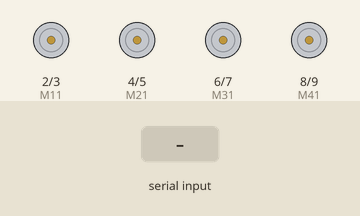
The sketch below on a simulated Arduino Uno, built with avr-gcc and run on an emulated ATmega328P. Shown: motor-driver pin pairs drawn as motors (green arrow = first pin HIGH = forward, orange = second pin HIGH = backward, longer = more drive). The test bench sets the inputs (shaded band). What the sketch prints to the serial monitor is not drawn.

Above: at 1.2 s.
1.3 s: "A" received over Serial
At 1.6 s:
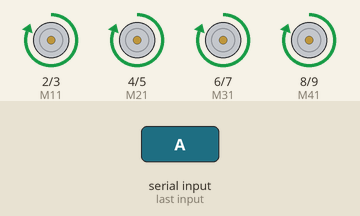
2.8 s: "B" received over Serial
At 4.0 s:
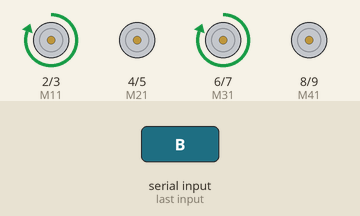
4.3 s: "C" received over Serial
At 5.1 s:
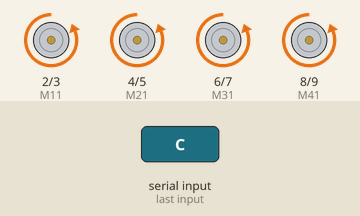
5.8 s: "D" received over Serial
At 6.3 s:
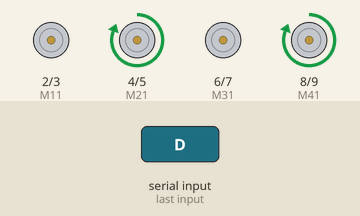
Timing chart, 0 to 8.3 s (numbered marks = the images above; inputs shaded):
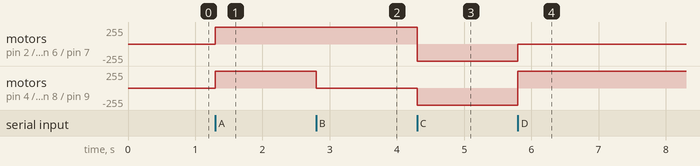

The sketch:

Humanoid_Robot.ino
```cpp
int M11 = 2;
int M12 = 3;
int M21 = 4;
int M22 = 5;
int M31 = 6;
int M32 = 7;
int M41 = 8;
int M42 = 9;

char a,b,c;

void setup()
{
  pinMode(M11, OUTPUT);
  pinMode(M12, OUTPUT);
   pinMode(M21, OUTPUT);
  pinMode(M22, OUTPUT);
   pinMode(M31, OUTPUT);
  pinMode(M32, OUTPUT);
   pinMode(M41, OUTPUT);
  pinMode(M42, OUTPUT);
  Serial.begin(9600);

  // put your setup code here, to run once:

}

void loop()
{
  if(Serial.available()>0)
  {
    a = (char)Serial.read();
  // b = ("1234");
 //c = ("4562");
    if(a == 'A')
    {
       digitalWrite(M11, HIGH);
       digitalWrite(M12, LOW);
       digitalWrite(M21, HIGH);
       digitalWrite(M22, LOW);
       digitalWrite(M31, HIGH);
       digitalWrite(M32, LOW);
       digitalWrite(M41, HIGH);
       digitalWrite(M42, LOW);
    }
    if(a == 'B')
  {
       digitalWrite(M11, HIGH);
       digitalWrite(M12, LOW);
       digitalWrite(M21, LOW);
       digitalWrite(M22, LOW);
       digitalWrite(M31, HIGH);
       digitalWrite(M32, LOW);
       digitalWrite(M41, LOW);
       digitalWrite(M42, LOW);
  }
  if(a == 'C')
  {
      digitalWrite(M11, LOW);
       digitalWrite(M12, HIGH);
       digitalWrite(M21, LOW);
       digitalWrite(M22, HIGH);
       digitalWrite(M31, LOW);
       digitalWrite(M32, HIGH);
       digitalWrite(M41, LOW);
       digitalWrite(M42, HIGH);
  }
   if(a == 'D')
  {
      digitalWrite(M11, LOW);
       digitalWrite(M12, LOW);
       digitalWrite(M21, HIGH);
       digitalWrite(M22, LOW);
       digitalWrite(M31, LOW);
       digitalWrite(M32, LOW);
       digitalWrite(M41, HIGH);
       digitalWrite(M42, LOW);
  }
   if(a == 'S')
  {
      digitalWrite(M11, LOW);
       digitalWrite(M12, LOW);
       digitalWrite(M21, LOW);
       digitalWrite(M22, LOW);
       digitalWrite(M31, LOW);
       digitalWrite(M32, LOW);
       digitalWrite(M41, LOW);
       digitalWrite(M42, LOW);
  }
  Serial.print(a);
  //Serial.print(b);
    }
  // put your main code here, to run repeatedly:

}
```

Measured:
- after the input at 1.3 s, motor on pin 2 (M11) / pin 3 (M12), motor on pin 4 (M21) / pin 5 (M22), motor on pin 6 (M31) / pin 7 (M32), motor on pin 8 (M41) / pin 9 (M42): stopped → forward 255/255 at once
- after the input at 2.8 s, motor on pin 4 (M21) / pin 5 (M22), motor on pin 8 (M41) / pin 9 (M42): forward 255/255 → stopped at once
- after the input at 4.3 s, motor on pin 2 (M11) / pin 3 (M12), motor on pin 6 (M31) / pin 7 (M32): forward 255/255 → backward 255/255 at once; motor on pin 4 (M21) / pin 5 (M22), motor on pin 8 (M41) / pin 9 (M42): stopped → backward 255/255 at once
- after the input at 5.8 s, motor on pin 2 (M11) / pin 3 (M12), motor on pin 6 (M31) / pin 7 (M32): backward 255/255 → stopped at once; motor on pin 4 (M21) / pin 5 (M22), motor on pin 8 (M41) / pin 9 (M42): backward 255/255 → forward 255/255 at once
